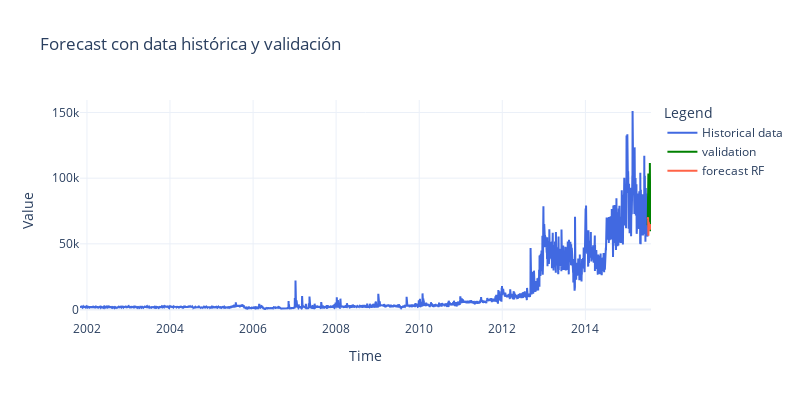

The code cell stored with this chart in its notebook:
### Code cell
fig = go.Figure()

# Add historical data line
fig.add_trace(
    go.Scatter(
        x=train_df.index,
        y=train_df["gap"],
        mode="lines",
        name="Historical data",
        line=dict(color="royalblue"),
    )
)

# Add validation data line
fig.add_trace(
    go.Scatter(
        x=validation_df.index,
        y=validation_df["gap"],
        mode="lines",
        name="validation",
        line=dict(color="green"),
    )
)

# Add median forecast line
fig.add_trace(
    go.Scatter(
        x=predictions.index,
        y=predictions,
        mode="lines",
        name="forecast RF",
        line=dict(color="tomato"),
    )
)


fig.update_layout(
    title="Forecast con data histórica y validación",
    xaxis_title="Time",
    yaxis_title="Value",
    legend_title="Legend",
    template="plotly_white",
    width=800,
    height=400,
)

# Show the figure
fig.show()

### Figure 1 — Plotly figure (JSON) as saved in the notebook; plotly's stock layout.template omitted (floating-point values rounded to 4 significant figures; data arrays with more than 128 entries replaced by an {"elided": "..."} marker saying what was removed)
{"data": [{"line": {"color": "royalblue"}, "mode": "lines", "name": "Historical data", "type": "scatter", "x": {"elided": "4992 str values"}, "y": {"elided": "4992 int values"}}, {"line": {"color": "green"}, "mode": "lines", "name": "validation", "type": "scatter", "x": ["2015-07-03T00:00:00", "2015-07-04T00:00:00", "2015-07-05T00:00:00", "2015-07-06T00:00:00", "2015-07-07T00:00:00", "2015-07-08T00:00:00", "2015-07-09T00:00:00", "2015-07-10T00:00:00", "2015-07-11T00:00:00", "2015-07-12T00:00:00", "2015-07-13T00:00:00", "2015-07-14T00:00:00", "2015-07-15T00:00:00", "2015-07-16T00:00:00", "2015-07-17T00:00:00", "2015-07-18T00:00:00", "2015-07-19T00:00:00", "2015-07-20T00:00:00", "2015-07-21T00:00:00", "2015-07-22T00:00:00", "2015-07-23T00:00:00", "2015-07-24T00:00:00", "2015-07-25T00:00:00", "2015-07-26T00:00:00", "2015-07-27T00:00:00", "2015-07-28T00:00:00", "2015-07-29T00:00:00", "2015-07-30T00:00:00", "2015-07-31T00:00:00", "2015-08-01T00:00:00"], "y": [64218, 75405, 64517, 82218, 65907, 80927, 103470, 87295, 63396, 62461, 101928, 85677, 76049, 78232, 75020, 79906, 72864, 85825, 87671, 111580, 89922, 65502, 71796, 59557, 79771, 78207, 75090, 97256, 79642, 63832]}, {"line": {"color": "tomato"}, "mode": "lines", "name": "forecast RF", "type": "scatter", "x": ["2015-07-03T00:00:00", "2015-07-04T00:00:00", "2015-07-05T00:00:00", "2015-07-06T00:00:00", "2015-07-07T00:00:00", "2015-07-08T00:00:00", "2015-07-09T00:00:00", "2015-07-10T00:00:00", "2015-07-11T00:00:00", "2015-07-12T00:00:00", "2015-07-13T00:00:00", "2015-07-14T00:00:00", "2015-07-15T00:00:00", "2015-07-16T00:00:00", "2015-07-17T00:00:00", "2015-07-18T00:00:00", "2015-07-19T00:00:00", "2015-07-20T00:00:00", "2015-07-21T00:00:00", "2015-07-22T00:00:00", "2015-07-23T00:00:00", "2015-07-24T00:00:00", "2015-07-25T00:00:00", "2015-07-26T00:00:00", "2015-07-27T00:00:00", "2015-07-28T00:00:00", "2015-07-29T00:00:00", "2015-07-30T00:00:00", "2015-07-31T00:00:00", "2015-08-01T00:00:00"], "y": [68590.0, 69630.0, 66870.0, 70220.0, 66610.0, 62850.0, 56240.0, 66540.0, 66720.0, 64660.0, 65110.0, 65340.0, 61860.0, 60550.0, 65060.0, 63300.0, 62170.0, 65100.0, 64320.0, 60650.0, 62330.0, 64890.0, 62110.0, 62340.0, 64170.0, 62910.0, 61080.0, 64230.0, 63430.0, 61770.0]}], "layout": {"height": 400, "legend": {"title": {"text": "Legend"}}, "title": {"text": "Forecast con data histórica y validación"}, "width": 800, "xaxis": {"title": {"text": "Time"}}, "yaxis": {"title": {"text": "Value"}}}}
